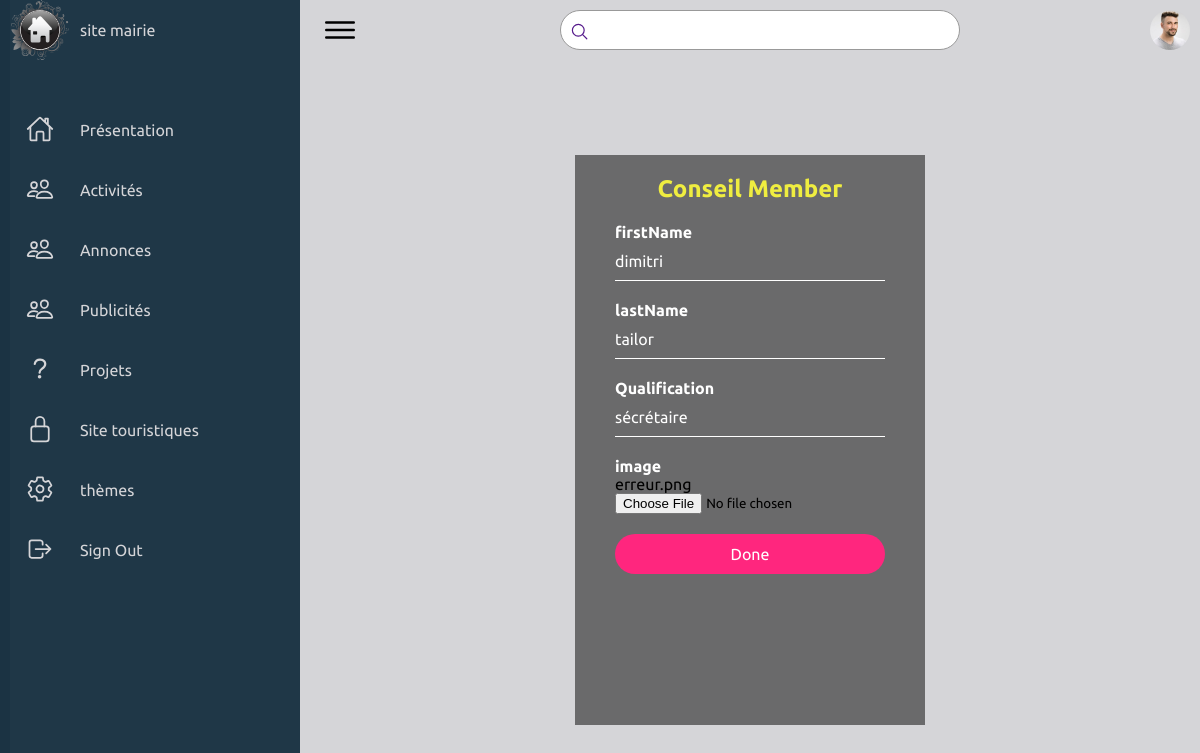
The app's page /CMS_2064/Admin/MD_cons.php?id=1 with its own data.
### tables this page shows
CREATE TABLE `conseil` (
  `id` int(11) NOT NULL,
  `nom` varchar(255) NOT NULL,
  `prenom` varchar(255) NOT NULL,
  `qualification` varchar(255) NOT NULL,
  `photo` varchar(255) DEFAULT NULL
);

### CMS_2064/Admin/MD_cons.php (the view, shortened to what this page needs)
<?php
    include 'includes/headlog.php';
    require "includes/header.php";
    if (isset($_GET['id'])){
        $id= $_GET['id'];
        $req = "SELECT * FROM conseil WHERE id = '$id'";
        $res1 = $conn->query($req);
        if ($res1) {
            $all = $res1->fetchAll();
            foreach ($all as $publisher) {
?>
<div class="registerBox form">
        <h2>Conseil Member</h2>
        <form action="./MD_cons.php?id=<?php echo $id; ?>" method="post" enctype="multipart/form-data">
            <p>firstName</p>
            <input type="text" name="firstname" id="" placeholder="Enter firstName" value="<?php echo $publisher['nom']; ?>">
            <p>lastName</p>
            <input type="text" name="lastname" id="" placeholder="Enter lastName" value="<?php echo $publisher['prenom']; ?>">
            <p>Qualification</p>
            <input type="text" name="qualif" id="" placeholder="The Qualification" value="<?php echo $publisher['qualification']; ?>">
            <p>image</p>
            <span><?php echo $publisher['photo']?></span>
            <input type="file" name="profile" >
            <input type="submit" value="Done" name="Done">
        </form>
</div>
<?php
            }
        }
    }
    require "includes/footer.php";
?>

### CMS_2064/css/style.css (style rules this page uses)
* { font-family: "Ubuntu", sans-serif; margin: 0; padding: 0; box-sizing: border-box; }
:root { --background: #1b3444fa; --white: rgb(213, 213, 216); --gray: #f5f5f5; --black1: #222; --black2: #999; }
body { min-height: 100vh; overflow-x: hidden; }
.registerBox { position: absolute; top: 55%; left: 50%; transform:translate(-50%,-50%); width: 350px; height: 570px; padding: 20px 40px ; box-sizing: border-box; background: rgba(0, 0, 0, .5); }
.form h2 { margin: 0; padding: 0 0 20px; color: #efed40; text-align: center; }
.loginBox p,.registerBox p { margin: 0; padding: 0; font-weight: bold; color: #fff; }
.loginBox input,.registerBox input { width: 100%; margin-bottom: 20px; }
.loginBox input[type="text"], .loginBox input[type="date"], #email, .loginBox textarea, .loginBox input[type="password"], .registerBox input[type="text"], .registerBox input[type="password"] { border: none; outline: none; border-bottom: 1px solid #fff; background: transparent; height: 40px; color: #fff; font-size: 16px; }
::placeholder { color: rgba(255, 255, 255, .5); }
.loginBox input[type="submit"], .registerBox input[type="submit"] { border: none; outline: none; height: 40px; color: #fff; font-size: 16px; background: #ff267e; cursor: pointer; border-radius: 20px; }

### records on screen
conseil: firstname "dimitri", lastname "tailor", qualif "sécrétaire", photo "erreur.png"
